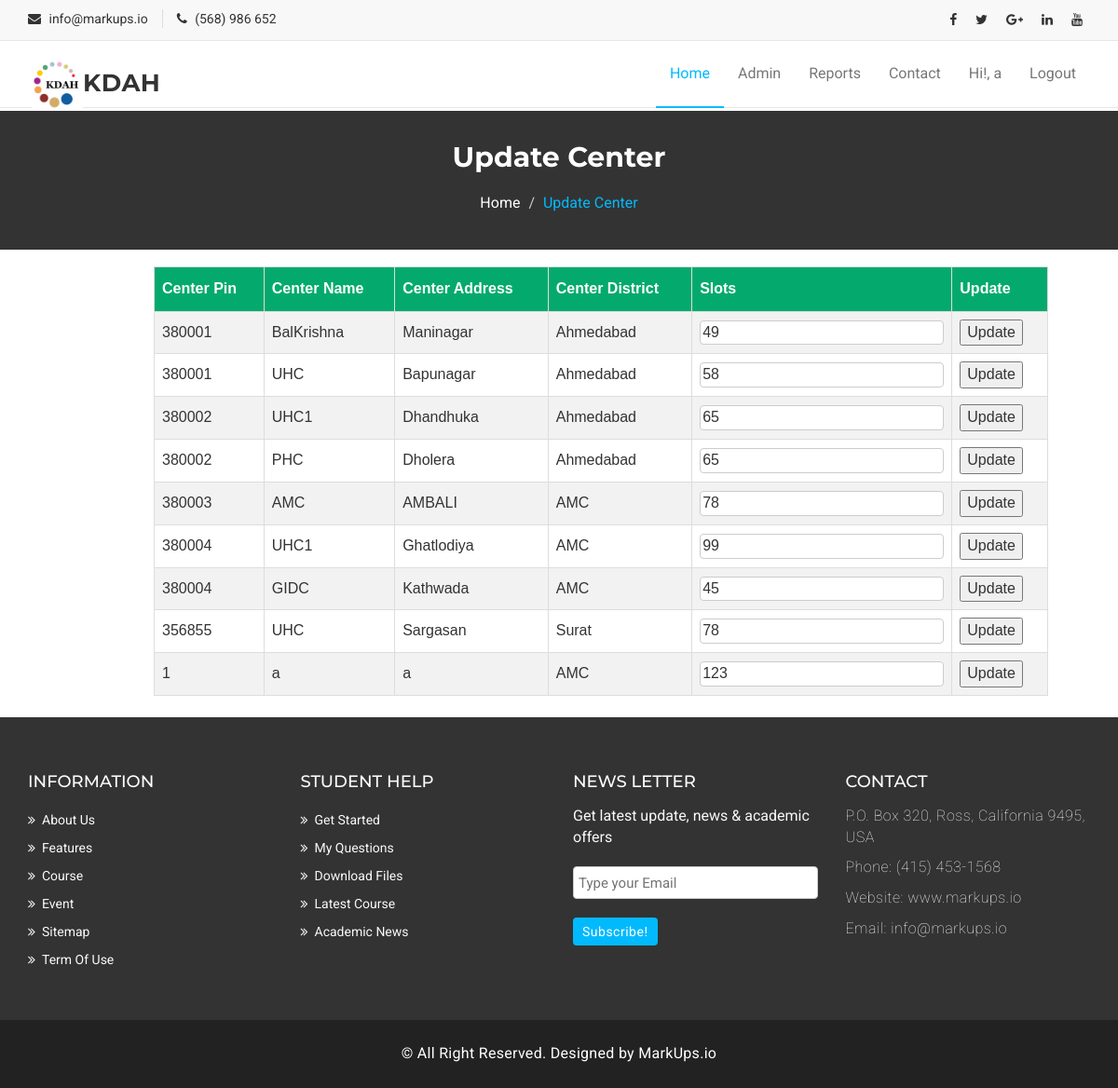
The app's page /updatecenters.php (signed in) with its own data.
### tables this page shows
CREATE TABLE `vaccinecenters` (
  `ID` int(11) NOT NULL,
  `center_name` varchar(500) NOT NULL,
  `center_address` varchar(500) NOT NULL,
  `center_pin` int(11) NOT NULL,
  `center_district_name` varchar(500) NOT NULL,
  `slots_available` int(11) NOT NULL
);

### updatecenters.php (the view, shortened to what this page needs)
<!DOCTYPE html>
<html lang="en">
  <head>
    <link href="assets/css/font-awesome.css" rel="stylesheet">
    <link href="assets/css/bootstrap.css" rel="stylesheet">
    <link rel="stylesheet" type="text/css" href="assets/css/slick.css">
    <link rel="stylesheet" href="assets/css/jquery.fancybox.css" type="text/css" media="screen" />
    <link id="switcher" href="assets/css/theme-color/default-theme.css" rel="stylesheet">
    <link href="assets/css/style.css" rel="stylesheet">
  </head>
  <body>
  <header id="mu-header">
    <div class="container">
      <div class="row">
        <div class="col-lg-12 col-md-12">
          <div class="mu-header-area">
            <div class="row">
              <div class="col-lg-6 col-md-6 col-sm-6 col-xs-6">
                <div class="mu-header-top-left">
                  <div class="mu-top-email">
                    <i class="fa fa-envelope"></i>
                    <span>info@markups.io</span>
                  </div>
                  <div class="mu-top-phone">
                    <i class="fa fa-phone"></i>
                    <span>(568) 986 652</span>
                  </div>
                </div>
              </div>
              <div class="col-lg-6 col-md-6 col-sm-6 col-xs-6">
                <div class="mu-header-top-right">
                  <nav>
                    <ul class="mu-top-social-nav">
                      <li><a href="#"><span class="fa fa-facebook"></span></a></li>
                      <li><a href="#"><span class="fa fa-twitter"></span></a></li>
                      <li><a href="#"><span class="fa fa-google-plus"></span></a></li>
                      <li><a href="#"><span class="fa fa-linkedin"></span></a></li>
                      <li><a href="#"><span class="fa fa-youtube"></span></a></li>
                    </ul>
                  </nav>
                </div>
              </div>
            </div>
          </div>
        </div>
      </div>
    </div>
  </header>
  <section id="mu-menu">
    <nav class="navbar navbar-default" role="navigation">
      <div class="container">
        <div class="navbar-header">
          <a class="navbar-brand" href="index.php"><span><img src="kdah.png" width="55px">KDAH</span></a>
        </div>
        <div id="navbar" class="navbar-collapse collapse">
          <ul id="top-menu" class="nav navbar-nav navbar-right main-nav">
            <li class="active"><a href="adminindex.php">Home</a></li>
              <li><a href="adminlogin.php">Admin</a></li>
            <li><a href="report.php">Reports</a></li>
            <li><a href="contact.php">Contact</a></li>
            <?php
              if(!(isset($_SESSION['username']))) {
                echo "<li><a href='adminlogin.php'>Login</a></li>";
                echo "<li><a href='adminregister.php'>Register</a></li>";
              }
              else {
                echo "<li><a href='adminregisterindex.php'>Hi!, ".$_SESSION['username']."</a></li>";
                echo "<li><a href='logout.php'>Logout</a></li>";
              }
            ?>
          </ul>
        </div>
      </div>
    </nav>
  </section>
  <br>
  <section id="mu-page-breadcrumb" style="margin-top: 3px;">
   <div class="container">
     <div class="row">
       <div class="col-md-12">
         <div class="mu-page-breadcrumb-area">
           <h2>Update Center</h2>
           <ol class="breadcrumb">
            <li><a href="adminindex.php">Home</a></li>
            <li class="active">Update Center</li>
          </ol>
         </div>
       </div>
     </div>
   </div>
 </section>
<br>
  <div>
 <?php
$servername = "localhost";
$username = "root";
$password = "";
$conn = mysqli_connect($servername, $username, $password,"vaccineregistration");
$query = " SELECT * FROM `vaccinecenters` ";
$result = mysqli_query($conn, $query);
if(mysqli_num_rows($result)>0)
{
  echo "<div>";
          echo "<table id='customers'>";
            echo "<tr>";
              echo "<th>Center Pin</th>";
              echo "<th>Center Name</th>";
              echo "<th>Center Address</th>";
              echo "<th>Center District</th>";
              echo "<th>Slots</th>";
              echo "<th>Update</th>";
            echo  "</tr>";
     while($row = $result->fetch_assoc()) {
            echo "<tr>";
              echo "<td>";
                echo $row['center_pin'];
              echo "</td>";
              echo "<td>";
                echo $row['center_name'];
              echo "</td>";
              echo "<td>";
                echo $row['center_address'];
              echo "</td>";
              echo "<td>";
                echo $row['center_district_name'];
              echo "</td>";
              echo "<td>";
                echo "<form action='updatecenterscontroller.php'>";
          echo "<input type='number' name='slotsavailable' value=".$row["slots_available"].">";
          echo "</td>";
          echo "<td>";
          echo "<button>Update</button>";
              echo "</td>";
            echo "</tr>";
    }
              echo "</table>";
        echo "</div>";
}
?>
</div>
  <br>
  <footer id="mu-footer">
    <div class="mu-footer-top">
      <div class="container">
        <div class="mu-footer-top-area">
          <div class="row">
            <div class="col-lg-3 col-md-3 col-sm-3">
              <div class="mu-footer-widget">
                <h4>Information</h4>
                <ul>
                  <li><a href="#">About Us</a></li>
                  <li><a href="">Features</a></li>
                  <li><a href="">Course</a></li>
                  <li><a href="">Event</a></li>
                  <li><a href="">Sitemap</a></li>
                  <li><a href="">Term Of Use</a></li>
                </ul>
              </div>
            </div>
            <div class="col-lg-3 col-md-3 col-sm-3">
              <div class="mu-footer-widget">
                <h4>Student Help</h4>
                <ul>
                  <li><a href="">Get Started</a></li>
                  <li><a href="#">My Questions</a></li>
                  <li><a href="">Download Files</a></li>
                  <li><a href="">Latest Course</a></li>
                  <li><a href="">Academic News</a></li>
                </ul>
              </div>
            </div>
            <div class="col-lg-3 col-md-3 col-sm-3">
              <div class="mu-footer-widget">
                <h4>News letter</h4>
                <p>Get latest update, news & academic offers</p>
                <form class="mu-subscribe-form">
                  <input type="email" placeholder="Type your Email">
                  <button class="mu-subscribe-btn" type="submit">Subscribe!</button>
                </form>
              </div>
            </div>
            <div class="col-lg-3 col-md-3 col-sm-3">
              <div class="mu-footer-widget">
                <h4>Contact</h4>
                <address>
                  <p>P.O. Box 320, Ross, California 9495, USA</p>
                  <p>Phone: (415) 453-1568 </p>
                  <p>Website: www.markups.io</p>
                  <p>Email: info@markups.io</p>
                </address>
              </div>
            </div>
          </div>
        </div>
      </div>
    </div>
    <div class="mu-footer-bottom">
      <div class="container">
        <div class="mu-footer-bottom-area">
          <p>&copy; All Right Reserved. Designed by <a href="http://www.markups.io/" rel="nofollow">MarkUps.io</a></p>
        </div>
      </div>
    </div>
  </footer>
  </body>
</html>

### assets/css/theme-color/default-theme.css (style rules this page uses)
#mu-menu .navbar-default .navbar-nav > .active > a, #mu-menu .navbar-default .navbar-nav > .active > a:hover, #mu-menu .navbar-default .navbar-nav > .active > a:focus { color: #01bafd; border-bottom: 2px solid #01bafd; background-color: transparent; }
#mu-page-breadcrumb .mu-page-breadcrumb-area .breadcrumb .active { color: #01bafd; }
#mu-footer .mu-footer-top .mu-footer-top-area .mu-footer-widget .mu-subscribe-form .mu-subscribe-btn { background-color: #01bafd; }

### updatecenters.php (style rules this page uses)
input[type=number], select { width: 100%; display: inline-block; border: 1px solid #ccc; border-radius: 4px; box-sizing: border-box; }
#customers { font-family: Arial, Helvetica, sans-serif; border-collapse: collapse; width: 80%; margin-left: 165px; margin-top: 240px; }
#customers td, #customers th { border: 1px solid #ddd; padding: 8px; }
#customers tr:nth-child(even) { background-color: #f2f2f2; }
#customers th { padding-top: 12px; padding-bottom: 12px; text-align: left; background-color: #04AA6D; color: white; }

### records on screen
vaccinecenters: center_pin "380001", center_name "BalKrishna", center_address "Maninagar", center_district_name "Ahmedabad", slotsavailable "49"
vaccinecenters: center_pin "380001", center_name "UHC", center_address "Bapunagar", center_district_name "Ahmedabad", slotsavailable "58"
vaccinecenters: center_pin "380002", center_name "UHC1", center_address "Dhandhuka", center_district_name "Ahmedabad", slotsavailable "65"
vaccinecenters: center_pin "380002", center_name "PHC", center_address "Dholera", center_district_name "Ahmedabad", slotsavailable "65"
vaccinecenters: center_pin "380003", center_name "AMC", center_address "AMBALI", center_district_name "AMC", slotsavailable "78"
vaccinecenters: center_pin "380004", center_name "UHC1", center_address "Ghatlodiya", center_district_name "AMC", slotsavailable "99"
vaccinecenters: center_pin "380004", center_name "GIDC", center_address "Kathwada", center_district_name "AMC", slotsavailable "45"
vaccinecenters: center_pin "356855", center_name "UHC", center_address "Sargasan", center_district_name "Surat", slotsavailable "78"
vaccinecenters: center_pin "1", center_name "a", center_address "a", center_district_name "AMC", slotsavailable "123"

### other values on screen
$_SESSION['username'] "a"
